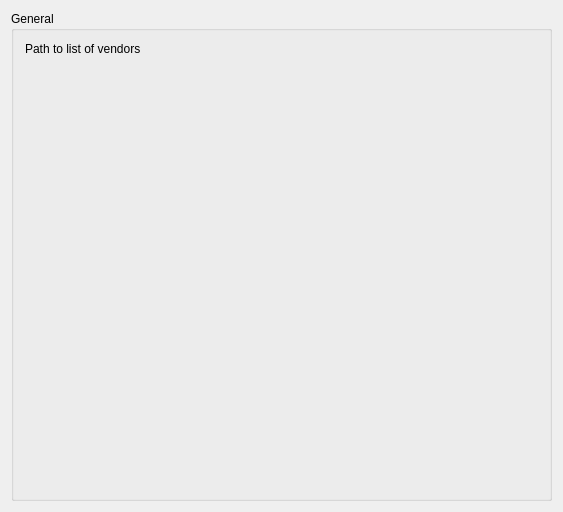
<?xml version="1.0" encoding="UTF-8"?>
<ui version="4.0">
 <class>Gui::Dialog::DlgSettingsDraft</class>
 <widget class="QWidget" name="Gui::Dialog::DlgSettingsDraft">
  <property name="geometry">
   <rect>
    <x>0</x>
    <y>0</y>
    <width>563</width>
    <height>512</height>
   </rect>
  </property>
  <property name="windowTitle">
   <string>General</string>
  </property>
  <layout class="QHBoxLayout" name="horizontalLayout_2">
   <item>
    <widget class="QGroupBox" name="groupBox">
     <property name="sizePolicy">
      <sizepolicy hsizetype="Preferred" vsizetype="Preferred">
       <horstretch>0</horstretch>
       <verstretch>1</verstretch>
      </sizepolicy>
     </property>
     <property name="title">
      <string>General</string>
     </property>
     <layout class="QVBoxLayout" name="verticalLayout">
      <item>
       <layout class="QHBoxLayout" name="horizontalLayout">
        <property name="topMargin">
         <number>0</number>
        </property>
        <item>
         <widget class="QLabel" name="label">
          <property name="text">
           <string>Path to list of vendors</string>
          </property>
         </widget>
        </item>
               <item>
       <widget class="Gui::PrefFileChooser" name="VendorListPath">
        <property name="fileName" stdset="0">
         <string></string>
        </property>
        <property name="prefEntry" stdset="0">
         <cstring>VendorListPath</cstring>
        </property>
        <property name="prefPath" stdset="0">
         <cstring>Mod/VendorParts</cstring>
        </property>
       </widget>
      </item>
       </layout>
      </item>
      <item>
       <spacer name="verticalSpacer">
        <property name="orientation">
         <enum>Qt::Vertical</enum>
        </property>
        <property name="sizeHint" stdset="0">
         <size>
          <width>20</width>
          <height>40</height>
         </size>
        </property>
       </spacer>
      </item>
     </layout>
    </widget>
   </item>
  </layout>
 </widget>
 <layoutdefault spacing="6" margin="11"/>
 <pixmapfunction>qPixmapFromMimeSource</pixmapfunction>
  <customwidgets>
 <customwidget>
  <class>Gui::PrefLineEdit</class>
  <extends>QLineEdit</extends>
  <header>Gui/PrefWidgets.h</header>
 </customwidget>
 <customwidget>
  <class>Gui::PrefSpinBox</class>
  <extends>QSpinBox</extends>
  <header>Gui/PrefWidgets.h</header>
 </customwidget>
  <customwidget>
   <class>Gui::PrefCheckBox</class>
   <extends>QCheckBox</extends>
   <header>Gui/PrefWidgets.h</header>
  </customwidget>
  <customwidget>
   <class>Gui::FileChooser</class>
   <extends>QWidget</extends>
   <header>Gui/FileDialog.h</header>
  </customwidget>
  <customwidget>
   <class>Gui::PrefFileChooser</class>
   <extends>Gui::FileChooser</extends>
   <header>Gui/PrefWidgets.h</header>
  </customwidget>
 </customwidgets>
 <resources/>
 <connections/>
</ui>
